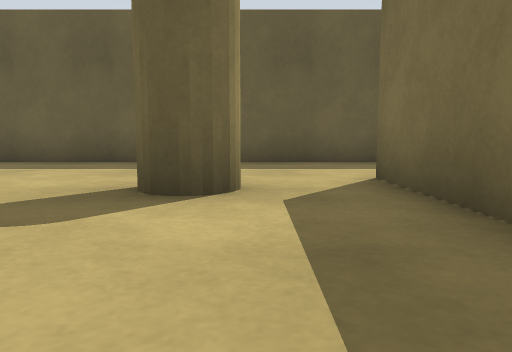
view 1 (above)

24 first-person views from a walk through a robot-simulator world made for Gazebo. The camera is 0.5 m above the floor, tilts 6° down and sees 70° across. The floor is counted in squares, 1 m on a side. Each view is taken from the middle of a square. On the plan, view 1 faces up. The plan holds only what a view shows up to about 9 squares ahead; the rest is blank.

view 2
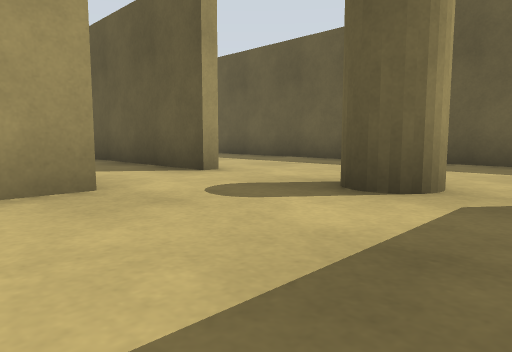

view 3
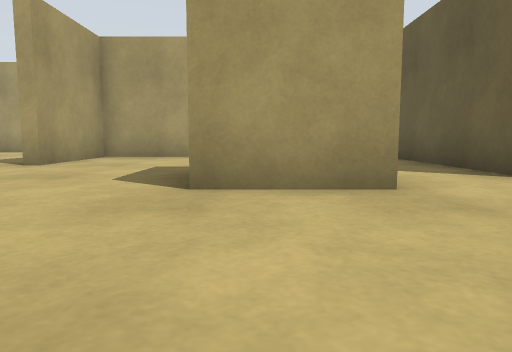

view 4
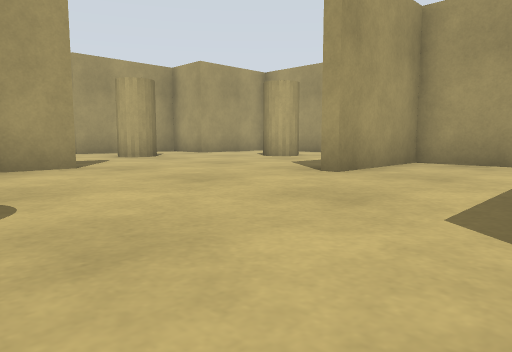

view 5
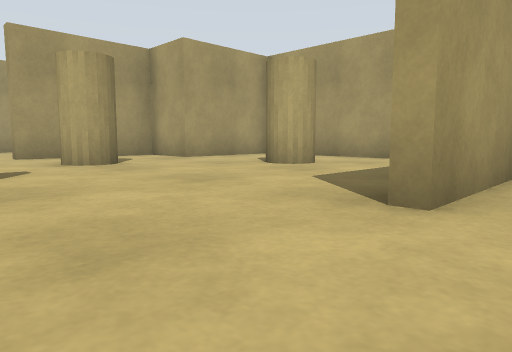

view 6
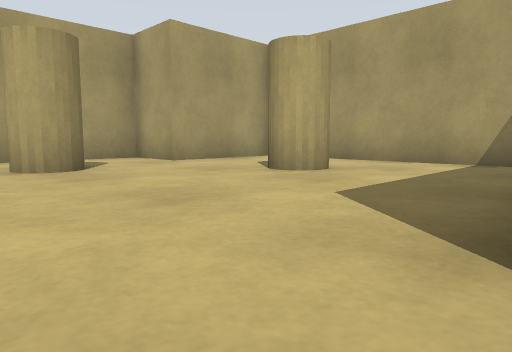

view 7
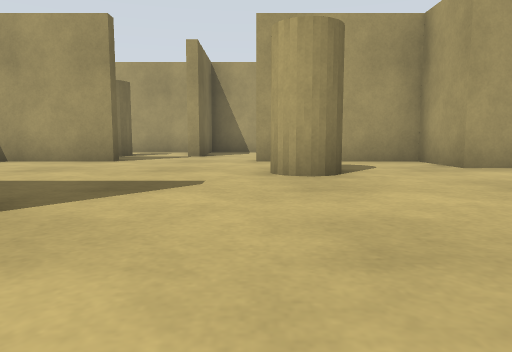

view 8
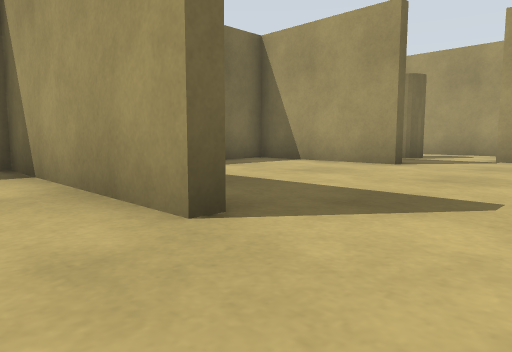

view 9
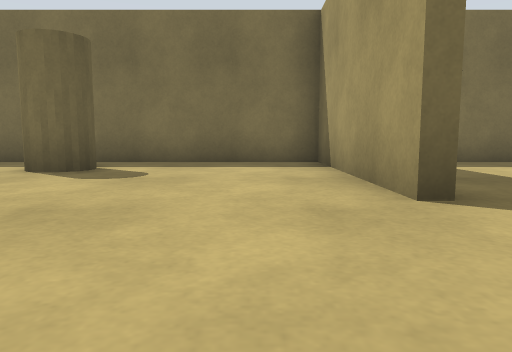

view 10
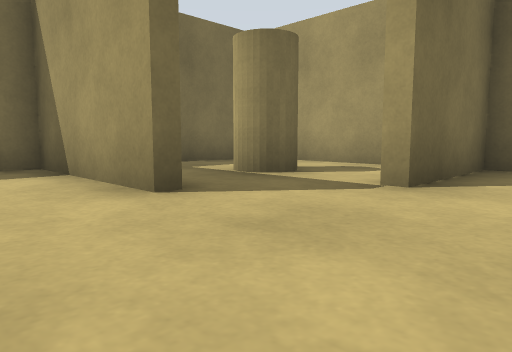

view 11
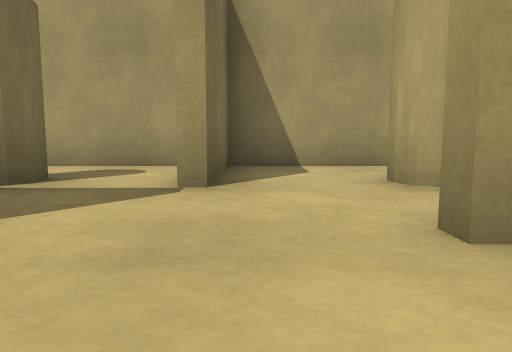

view 12
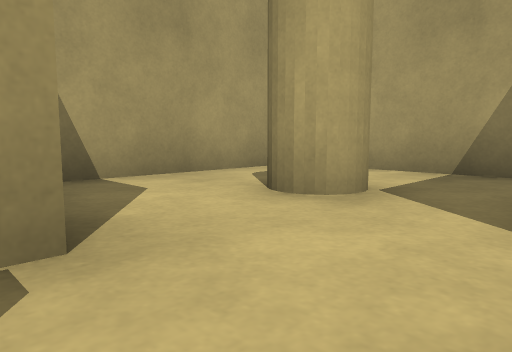

view 13
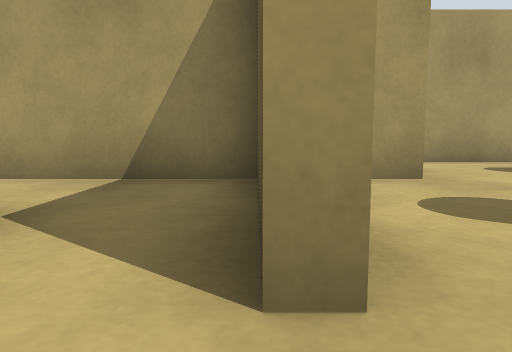

view 14
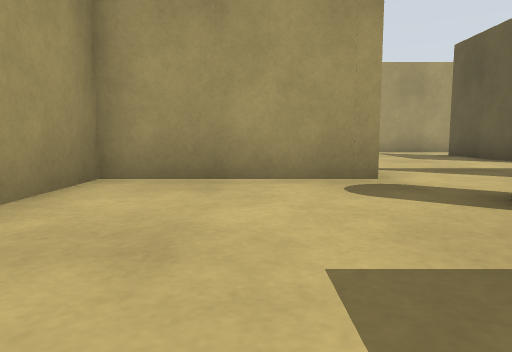

view 15
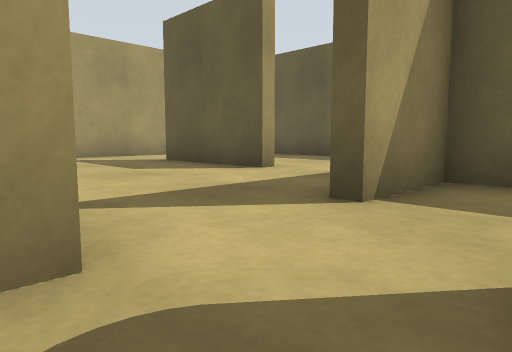

view 16
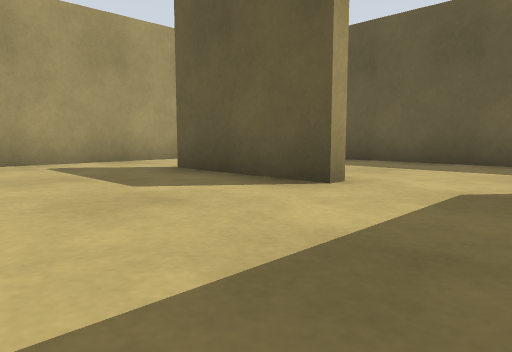

view 17
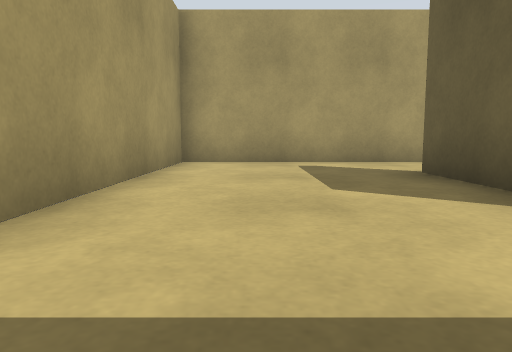

view 18
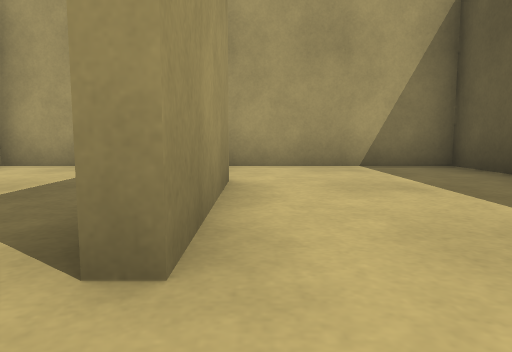

view 19
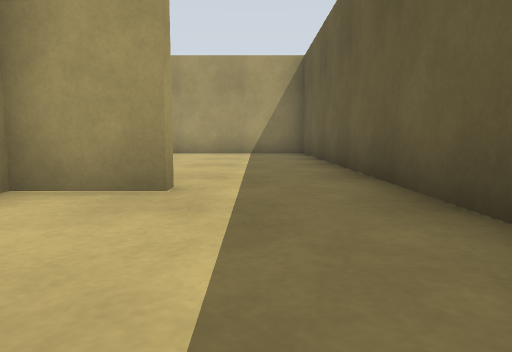

view 20
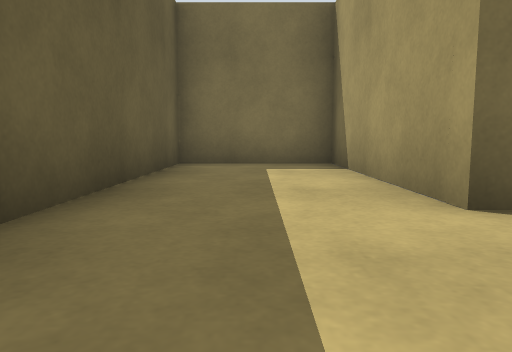

view 21
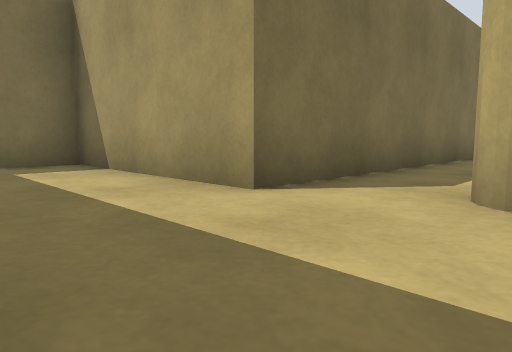

view 22
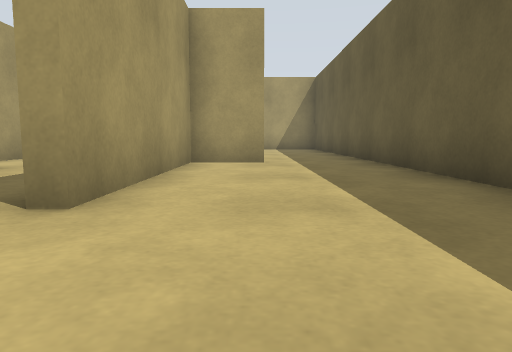

view 23
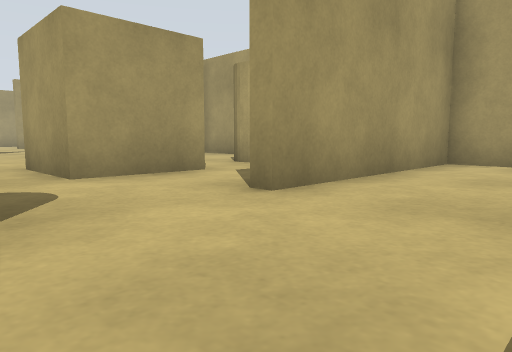

view 24
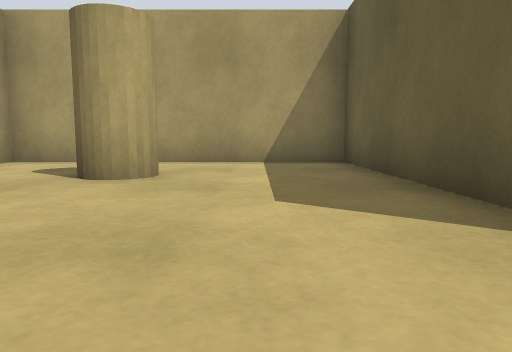

### Floor plan
Key: @ floor where view 1 was taken; # wall or solid block; . floor.
Columns run from 17 left of view 1 to 6 right of it. Each row starts with its distance up from view 1.
  8 ########################
  7 #......................#
  6 #......................#
  5 #.......#..............#
  4 #.......#.......#..#####
  3 #..###..######.....#
  2 #.......#..........#
  1 #............##....#
  0 #.........#.. #..@.#
 -1 #########..........#
 -2         #..........#
 -3         #........#.#
 -4      #######.......#
 -5      #.............#
 -6      #.............#
 -7      #.............#
 -8      #..#.....######
 -9      #............
-10      #.....#.......#
-11      ####..........#
-12         #..........#
-13         ####...#####
-14         #......... #
-15         #..#..#.#..#
-16         #.....#....#
-17           ....#... #
-18          #########

Where each view was taken, in squares from view 1:
view 1: 0 up, 0 right, facing up
view 2: 0 up, 1 right, facing up-left
view 3: 0 up, 1 right, facing left
view 4: 1 down, 1 left, facing down-left
view 5: 3 down, 3 left, facing down-left
view 6: 4 down, 4 left, facing down-left
view 7: 5 down, 5 left, facing down
view 8: 6 down, 5 left, facing down-right
view 9: 6 down, 6 left, facing right
view 10: 11 down, 5 left, facing down-right
view 11: 11 down, 4 left, facing down
view 12: 13 down, 3 left, facing down-left
view 13: 13 down, 4 left, facing left
view 14: 2 down, 4 left, facing left
view 15: 1 down, 7 left, facing up-left
view 16: 0 up, 9 left, facing up-left
view 17: 1 up, 9 left, facing left
view 18: 4 up, 10 left, facing left
view 19: 6 up, 5 left, facing left
view 20: 6 up, 1 left, facing right
view 21: 7 up, 1 left, facing down-right
view 22: 5 up, 1 left, facing left
view 23: 6 up, 1 left, facing down-left
view 24: 6 down, 4 left, facing left
